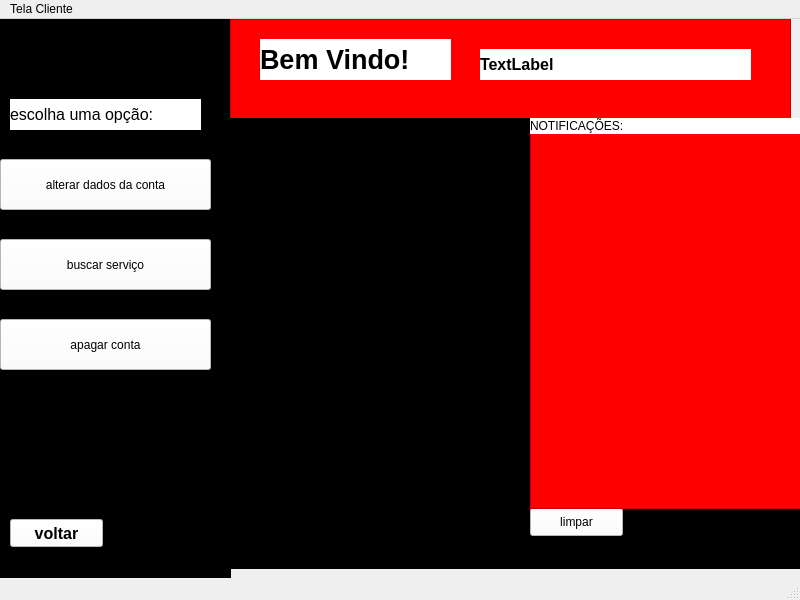
<?xml version="1.0" encoding="UTF-8"?>
<ui version="4.0">
 <class>MainWindow</class>
 <widget class="QMainWindow" name="MainWindow">
  <property name="geometry">
   <rect>
    <x>0</x>
    <y>0</y>
    <width>800</width>
    <height>600</height>
   </rect>
  </property>
  <property name="windowTitle">
   <string>MainWindow</string>
  </property>
  <widget class="QWidget" name="centralwidget">
   <widget class="QFrame" name="frame">
    <property name="geometry">
     <rect>
      <x>0</x>
      <y>0</y>
      <width>231</width>
      <height>561</height>
     </rect>
    </property>
    <property name="styleSheet">
     <string notr="true">background-color: rgb(0, 0, 0);</string>
    </property>
    <property name="frameShape">
     <enum>QFrame::StyledPanel</enum>
    </property>
    <property name="frameShadow">
     <enum>QFrame::Raised</enum>
    </property>
    <widget class="QPushButton" name="pushButton_4">
     <property name="geometry">
      <rect>
       <x>10</x>
       <y>500</y>
       <width>93</width>
       <height>28</height>
      </rect>
     </property>
     <property name="font">
      <font>
       <pointsize>12</pointsize>
       <weight>75</weight>
       <bold>true</bold>
      </font>
     </property>
     <property name="styleSheet">
      <string notr="true">background-color: rgb(255, 255, 255);</string>
     </property>
     <property name="text">
      <string>voltar</string>
     </property>
    </widget>
    <widget class="QPushButton" name="pushButton_3">
     <property name="geometry">
      <rect>
       <x>0</x>
       <y>300</y>
       <width>211</width>
       <height>51</height>
      </rect>
     </property>
     <property name="styleSheet">
      <string notr="true">background-color: rgb(255, 255, 255);</string>
     </property>
     <property name="text">
      <string>apagar conta</string>
     </property>
    </widget>
    <widget class="QPushButton" name="pushButton_2">
     <property name="geometry">
      <rect>
       <x>0</x>
       <y>220</y>
       <width>211</width>
       <height>51</height>
      </rect>
     </property>
     <property name="styleSheet">
      <string notr="true">background-color: rgb(255, 255, 255);</string>
     </property>
     <property name="text">
      <string>buscar serviço</string>
     </property>
    </widget>
    <widget class="QPushButton" name="pushButton">
     <property name="geometry">
      <rect>
       <x>0</x>
       <y>140</y>
       <width>211</width>
       <height>51</height>
      </rect>
     </property>
     <property name="styleSheet">
      <string notr="true">background-color: rgb(255, 255, 255);</string>
     </property>
     <property name="text">
      <string>alterar dados da conta</string>
     </property>
    </widget>
    <widget class="QLabel" name="label_2">
     <property name="geometry">
      <rect>
       <x>10</x>
       <y>80</y>
       <width>191</width>
       <height>31</height>
      </rect>
     </property>
     <property name="font">
      <font>
       <pointsize>12</pointsize>
      </font>
     </property>
     <property name="styleSheet">
      <string notr="true">background-color: rgb(255, 255, 255);</string>
     </property>
     <property name="text">
      <string>escolha uma opção:</string>
     </property>
    </widget>
   </widget>
   <widget class="QFrame" name="frame_2">
    <property name="geometry">
     <rect>
      <x>230</x>
      <y>0</y>
      <width>561</width>
      <height>101</height>
     </rect>
    </property>
    <property name="styleSheet">
     <string notr="true">background-color: rgb(255, 0, 0);</string>
    </property>
    <property name="frameShape">
     <enum>QFrame::StyledPanel</enum>
    </property>
    <property name="frameShadow">
     <enum>QFrame::Raised</enum>
    </property>
    <widget class="QLabel" name="label">
     <property name="geometry">
      <rect>
       <x>30</x>
       <y>20</y>
       <width>191</width>
       <height>41</height>
      </rect>
     </property>
     <property name="font">
      <font>
       <pointsize>20</pointsize>
       <weight>75</weight>
       <bold>true</bold>
      </font>
     </property>
     <property name="styleSheet">
      <string notr="true">background-color: rgb(255, 255, 255);</string>
     </property>
     <property name="text">
      <string>Bem Vindo!</string>
     </property>
    </widget>
    <widget class="QLabel" name="label_4">
     <property name="geometry">
      <rect>
       <x>250</x>
       <y>30</y>
       <width>271</width>
       <height>31</height>
      </rect>
     </property>
     <property name="font">
      <font>
       <pointsize>12</pointsize>
       <weight>75</weight>
       <bold>true</bold>
      </font>
     </property>
     <property name="styleSheet">
      <string notr="true">background-color: rgb(255, 255, 255);</string>
     </property>
     <property name="text">
      <string>TextLabel</string>
     </property>
    </widget>
   </widget>
   <widget class="QFrame" name="frame_3">
    <property name="geometry">
     <rect>
      <x>230</x>
      <y>99</y>
      <width>571</width>
      <height>451</height>
     </rect>
    </property>
    <property name="styleSheet">
     <string notr="true">background-color: rgb(0, 0, 0);</string>
    </property>
    <property name="frameShape">
     <enum>QFrame::StyledPanel</enum>
    </property>
    <property name="frameShadow">
     <enum>QFrame::Raised</enum>
    </property>
    <widget class="QPushButton" name="pushButton_5">
     <property name="geometry">
      <rect>
       <x>300</x>
       <y>390</y>
       <width>93</width>
       <height>28</height>
      </rect>
     </property>
     <property name="styleSheet">
      <string notr="true">background-color: rgb(255, 255, 255);
background-color: rgb(0, 0, 0);
background-color: rgb(255, 255, 255);</string>
     </property>
     <property name="text">
      <string>limpar</string>
     </property>
    </widget>
    <widget class="QListView" name="listView">
     <property name="geometry">
      <rect>
       <x>300</x>
       <y>10</y>
       <width>281</width>
       <height>381</height>
      </rect>
     </property>
     <property name="styleSheet">
      <string notr="true">
background-color: rgb(255, 0, 0);</string>
     </property>
    </widget>
    <widget class="QLabel" name="label_3">
     <property name="geometry">
      <rect>
       <x>300</x>
       <y>0</y>
       <width>271</width>
       <height>16</height>
      </rect>
     </property>
     <property name="styleSheet">
      <string notr="true">background-color: rgb(255, 255, 255);</string>
     </property>
     <property name="text">
      <string>NOTIFICAÇÕES:</string>
     </property>
    </widget>
   </widget>
  </widget>
  <widget class="QMenuBar" name="menubar">
   <property name="geometry">
    <rect>
     <x>0</x>
     <y>0</y>
     <width>800</width>
     <height>26</height>
    </rect>
   </property>
   <widget class="QMenu" name="menuTela_Cliente">
    <property name="title">
     <string>Tela Cliente</string>
    </property>
   </widget>
   <addaction name="menuTela_Cliente"/>
  </widget>
  <widget class="QStatusBar" name="statusbar"/>
 </widget>
 <resources/>
 <connections/>
</ui>
